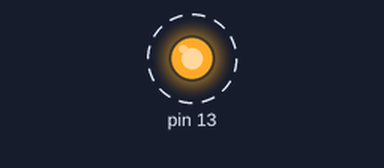
The sketch below on a simulated Arduino Uno, built with avr-gcc and run on an emulated ATmega328P. Parts: output pins drawn as LEDs (lit = HIGH). Dashed ring = blinking. What the sketch prints to the serial monitor is not drawn.

Above: at 0.5 s.
Timing chart, 0 to 4.6 s (numbered marks = the images above):
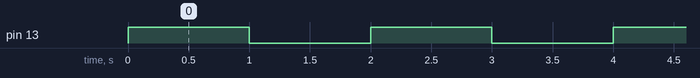

The sketch:

meuprojeto.ino
```cpp
#include <Arduino.h>

class Led {
  private:
    int pin;
    bool status;

  public:
    Led(int p) {
      pin = p;
      status = false;
    }

    void setup() {
      pinMode(pin, OUTPUT);
      digitalWrite(pin, LOW);
    }

    void toggle() {
      status = !status;
      digitalWrite(pin, status ? HIGH : LOW);
    }

    bool check() {
      return status;
    }
};

Led debugLed(13);

void setup() {
  debugLed.setup();
  Serial.begin(9600);
}

void loop() {
  debugLed.toggle();

  if (debugLed.check()) {
    Serial.println("LIGADO");
  } else {
    Serial.println("DESLIGADO");
  }

  delay(1000);
}
```

Measured:
- by itself, pin 13: alternates HIGH for 1.0 s and LOW for 1.0 s
